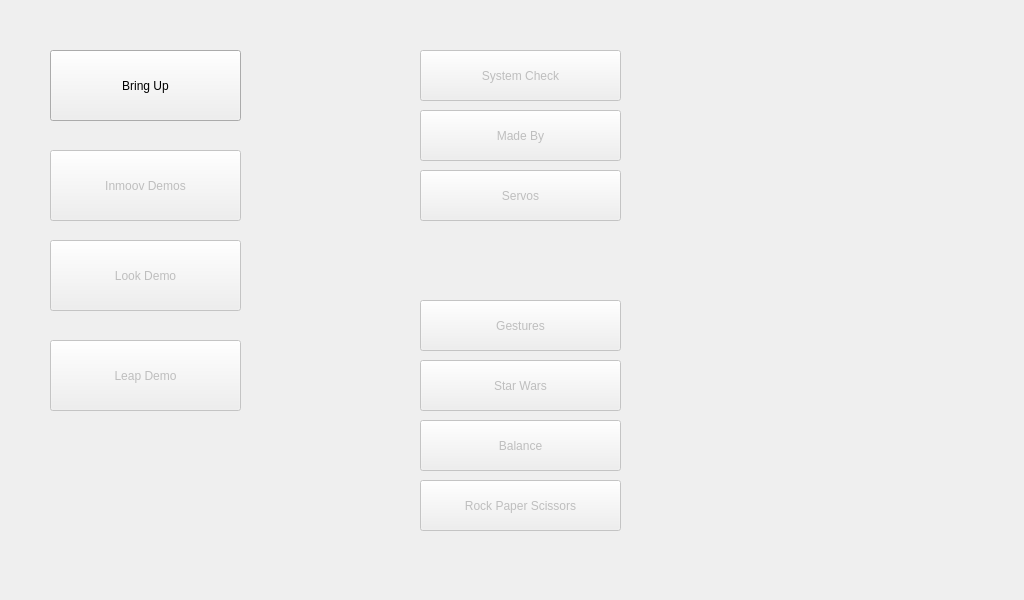
<?xml version="1.0" encoding="UTF-8"?>
<ui version="4.0">
 <class>MainWindow</class>
 <widget class="QMainWindow" name="MainWindow">
  <property name="geometry">
   <rect>
    <x>0</x>
    <y>0</y>
    <width>1024</width>
    <height>600</height>
   </rect>
  </property>
  <property name="windowTitle">
   <string>Inmoov Demo Manager</string>
  </property>
  <property name="autoFillBackground">
   <bool>false</bool>
  </property>
  <property name="documentMode">
   <bool>false</bool>
  </property>
  <widget class="QWidget" name="centralwidget">
   <widget class="QPushButton" name="btnBringUp">
    <property name="geometry">
     <rect>
      <x>50</x>
      <y>50</y>
      <width>191</width>
      <height>71</height>
     </rect>
    </property>
    <property name="text">
     <string>Bring Up</string>
    </property>
   </widget>
   <widget class="QPushButton" name="btnInmoovDemos">
    <property name="enabled">
     <bool>false</bool>
    </property>
    <property name="geometry">
     <rect>
      <x>50</x>
      <y>150</y>
      <width>191</width>
      <height>71</height>
     </rect>
    </property>
    <property name="text">
     <string>Inmoov Demos</string>
    </property>
   </widget>
   <widget class="QPushButton" name="btnLookDemo">
    <property name="enabled">
     <bool>false</bool>
    </property>
    <property name="geometry">
     <rect>
      <x>50</x>
      <y>240</y>
      <width>191</width>
      <height>71</height>
     </rect>
    </property>
    <property name="text">
     <string>Look Demo</string>
    </property>
   </widget>
   <widget class="QPushButton" name="btnInmoovRPS">
    <property name="enabled">
     <bool>false</bool>
    </property>
    <property name="geometry">
     <rect>
      <x>420</x>
      <y>480</y>
      <width>201</width>
      <height>51</height>
     </rect>
    </property>
    <property name="text">
     <string>Rock Paper Scissors</string>
    </property>
   </widget>
   <widget class="QPushButton" name="btnStarWars">
    <property name="enabled">
     <bool>false</bool>
    </property>
    <property name="geometry">
     <rect>
      <x>420</x>
      <y>360</y>
      <width>201</width>
      <height>51</height>
     </rect>
    </property>
    <property name="text">
     <string>Star Wars</string>
    </property>
   </widget>
   <widget class="QPushButton" name="btnGestures">
    <property name="enabled">
     <bool>false</bool>
    </property>
    <property name="geometry">
     <rect>
      <x>420</x>
      <y>300</y>
      <width>201</width>
      <height>51</height>
     </rect>
    </property>
    <property name="text">
     <string>Gestures</string>
    </property>
   </widget>
   <widget class="QPushButton" name="btnMadeBy">
    <property name="enabled">
     <bool>false</bool>
    </property>
    <property name="geometry">
     <rect>
      <x>420</x>
      <y>110</y>
      <width>201</width>
      <height>51</height>
     </rect>
    </property>
    <property name="text">
     <string>Made By</string>
    </property>
   </widget>
   <widget class="QPushButton" name="btnServos">
    <property name="enabled">
     <bool>false</bool>
    </property>
    <property name="geometry">
     <rect>
      <x>420</x>
      <y>170</y>
      <width>201</width>
      <height>51</height>
     </rect>
    </property>
    <property name="text">
     <string>Servos</string>
    </property>
   </widget>
   <widget class="QPushButton" name="btnBalance">
    <property name="enabled">
     <bool>false</bool>
    </property>
    <property name="geometry">
     <rect>
      <x>420</x>
      <y>420</y>
      <width>201</width>
      <height>51</height>
     </rect>
    </property>
    <property name="text">
     <string>Balance</string>
    </property>
   </widget>
   <widget class="QPushButton" name="btnSystemCheck">
    <property name="enabled">
     <bool>false</bool>
    </property>
    <property name="geometry">
     <rect>
      <x>420</x>
      <y>50</y>
      <width>201</width>
      <height>51</height>
     </rect>
    </property>
    <property name="text">
     <string>System Check</string>
    </property>
    <property name="checkable">
     <bool>false</bool>
    </property>
   </widget>
   <widget class="QPushButton" name="btnLeapDemo">
    <property name="enabled">
     <bool>false</bool>
    </property>
    <property name="geometry">
     <rect>
      <x>50</x>
      <y>340</y>
      <width>191</width>
      <height>71</height>
     </rect>
    </property>
    <property name="text">
     <string>Leap Demo</string>
    </property>
   </widget>
  </widget>
  <widget class="QStatusBar" name="statusbar">
   <property name="sizeGripEnabled">
    <bool>false</bool>
   </property>
  </widget>
 </widget>
 <resources/>
 <connections/>
</ui>
